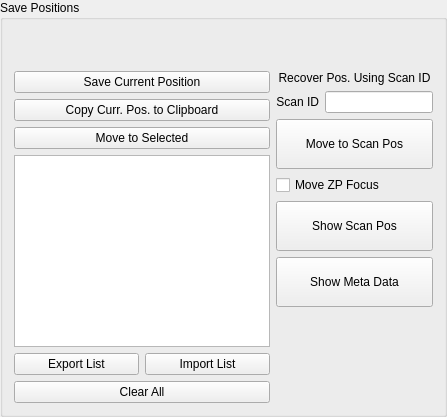
             <widget class="QGroupBox" name="groupBox_10">
              <property name="sizePolicy">
               <sizepolicy hsizetype="Fixed" vsizetype="Preferred">
                <horstretch>0</horstretch>
                <verstretch>0</verstretch>
               </sizepolicy>
              </property>
              <property name="title">
               <string>Save Positions</string>
              </property>
              <layout class="QGridLayout" name="gridLayout_56">
               <item row="1" column="1">
                <layout class="QVBoxLayout" name="verticalLayout">
                 <item>
                  <widget class="QLabel" name="label_46">
                   <property name="text">
                    <string>Recover Pos. Using Scan ID</string>
                   </property>
                   <property name="alignment">
                    <set>Qt::AlignCenter</set>
                   </property>
                  </widget>
                 </item>
                 <item>
                  <layout class="QHBoxLayout" name="horizontalLayout_4">
                   <item>
                    <widget class="QLabel" name="label_29">
                     <property name="sizePolicy">
                      <sizepolicy hsizetype="Preferred" vsizetype="Fixed">
                       <horstretch>0</horstretch>
                       <verstretch>0</verstretch>
                      </sizepolicy>
                     </property>
                     <property name="text">
                      <string>Scan ID</string>
                     </property>
                     <property name="alignment">
                      <set>Qt::AlignRight|Qt::AlignTrailing|Qt::AlignVCenter</set>
                     </property>
                    </widget>
                   </item>
                   <item>
                    <widget class="QLineEdit" name="le_sid_position">
                     <property name="sizePolicy">
                      <sizepolicy hsizetype="Preferred" vsizetype="Fixed">
                       <horstretch>0</horstretch>
                       <verstretch>0</verstretch>
                      </sizepolicy>
                     </property>
                    </widget>
                   </item>
                  </layout>
                 </item>
                 <item>
                  <widget class="QPushButton" name="pb_recover_scan_pos">
                   <property name="sizePolicy">
                    <sizepolicy hsizetype="Preferred" vsizetype="Fixed">
                     <horstretch>0</horstretch>
                     <verstretch>0</verstretch>
                    </sizepolicy>
                   </property>
                   <property name="text">
                    <string>
Move to Scan Pos
</string>
                   </property>
                  </widget>
                 </item>
                 <item>
                  <widget class="QCheckBox" name="cb_sid_moveZPZ">
                   <property name="text">
                    <string>Move ZP Focus</string>
                   </property>
                  </widget>
                 </item>
                 <item>
                  <widget class="QPushButton" name="pb_show_scan_pos">
                   <property name="sizePolicy">
                    <sizepolicy hsizetype="Preferred" vsizetype="Fixed">
                     <horstretch>0</horstretch>
                     <verstretch>0</verstretch>
                    </sizepolicy>
                   </property>
                   <property name="text">
                    <string>
Show Scan Pos
</string>
                   </property>
                  </widget>
                 </item>
                 <item>
                  <widget class="QPushButton" name="pb_print_scan_meta">
                   <property name="sizePolicy">
                    <sizepolicy hsizetype="Preferred" vsizetype="Fixed">
                     <horstretch>0</horstretch>
                     <verstretch>0</verstretch>
                    </sizepolicy>
                   </property>
                   <property name="text">
                    <string>
Show Meta Data
</string>
                   </property>
                  </widget>
                 </item>
                 <item>
                  <spacer name="verticalSpacer_3">
                   <property name="orientation">
                    <enum>Qt::Vertical</enum>
                   </property>
                   <property name="sizeHint" stdset="0">
                    <size>
                     <width>20</width>
                     <height>40</height>
                    </size>
                   </property>
                  </spacer>
                 </item>
                </layout>
               </item>
               <item row="1" column="0">
                <layout class="QGridLayout" name="gridLayout_55">
                 <item row="0" column="0">
                  <layout class="QGridLayout" name="gridLayout_54">
                   <item row="2" column="0">
                    <widget class="QPushButton" name="pb_move_pos">
                     <property name="sizePolicy">
                      <sizepolicy hsizetype="Preferred" vsizetype="Fixed">
                       <horstretch>0</horstretch>
                       <verstretch>0</verstretch>
                      </sizepolicy>
                     </property>
                     <property name="styleSheet">
                      <string notr="true"/>
                     </property>
                     <property name="text">
                      <string>Move to Selected</string>
                     </property>
                    </widget>
                   </item>
                   <item row="0" column="0">
                    <layout class="QHBoxLayout" name="horizontalLayout_37">
                     <item>
                      <widget class="QPushButton" name="pb_save_pos">
                       <property name="sizePolicy">
                        <sizepolicy hsizetype="Preferred" vsizetype="Fixed">
                         <horstretch>0</horstretch>
                         <verstretch>0</verstretch>
                        </sizepolicy>
                       </property>
                       <property name="styleSheet">
                        <string notr="true"/>
                       </property>
                       <property name="text">
                        <string>Save Current Position</string>
                       </property>
                      </widget>
                     </item>
                    </layout>
                   </item>
                   <item row="1" column="0">
                    <widget class="QPushButton" name="pb_copy_curr_pos">
                     <property name="toolTip">
                      <string>motor values to clipboard</string>
                     </property>
                     <property name="text">
                      <string>Copy Curr. Pos. to Clipboard</string>
                     </property>
                    </widget>
                   </item>
                  </layout>
                 </item>
                 <item row="1" column="0">
                  <widget class="QListWidget" name="sampleROI_List">
                   <property name="sizePolicy">
                    <sizepolicy hsizetype="Preferred" vsizetype="Expanding">
                     <horstretch>0</horstretch>
                     <verstretch>0</verstretch>
                    </sizepolicy>
                   </property>
                  </widget>
                 </item>
                 <item row="2" column="0">
                  <layout class="QGridLayout" name="gridLayout_13">
                   <item row="0" column="0">
                    <layout class="QHBoxLayout" name="horizontalLayout_52">
                     <item>
                      <widget class="QPushButton" name="pb_roiList_export">
                       <property name="text">
                        <string>  Export List  </string>
                       </property>
                      </widget>
                     </item>
                     <item>
                      <widget class="QPushButton" name="pb_roiList_import">
                       <property name="text">
                        <string>   Import List   </string>
                       </property>
                      </widget>
                     </item>
                    </layout>
                   </item>
                   <item row="1" column="0">
                    <widget class="QPushButton" name="pb_roiList_clear">
                     <property name="text">
                      <string>Clear All</string>
                     </property>
                    </widget>
                   </item>
                  </layout>
                 </item>
                </layout>
               </item>
               <item row="0" column="0">
                <spacer name="verticalSpacer_20">
                 <property name="orientation">
                  <enum>Qt::Vertical</enum>
                 </property>
                 <property name="sizeType">
                  <enum>QSizePolicy::Fixed</enum>
                 </property>
                 <property name="sizeHint" stdset="0">
                  <size>
                   <width>20</width>
                   <height>40</height>
                  </size>
                 </property>
                </spacer>
               </item>
              </layout>
             </widget>
